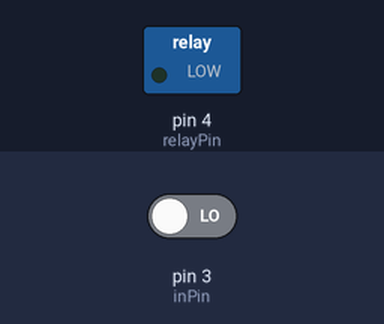
The sketch below on a simulated Arduino Uno, built with avr-gcc and run on an emulated ATmega328P. On the bench: switched loads named in the sketch (green lamp = pin HIGH). The inputs (shaded band) are chosen by the test bench; at power-on: pin 3 (inPin) LOW.

Above: at 2.8 s.
2.9 s: pin 3 (inPin) driven HIGH
At 4.0 s:
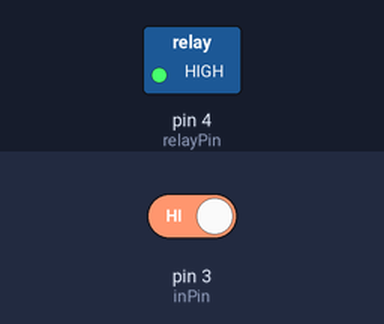
4.5 s: pin 3 (inPin) driven LOW
At 5.5 s:
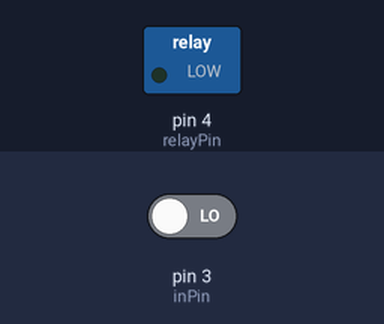
Timing chart, 0 to 7.5 s (numbered marks = the images above; inputs shaded):
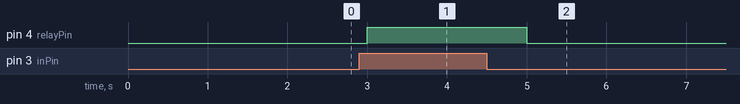

Measured:
- after the input at 2.9 s, pin 4 (relayPin): LOW → HIGH after 0.10 s
- after the input at 4.5 s, pin 4 (relayPin): HIGH → LOW after 0.50 s

The sketch:

sketch_oct14a.ino
```cpp
#define relayPin 4
#define inPin 3

int sw = 0;
void setup() {
  // put your setup code here, to run once:
  pinMode(relayPin, OUTPUT);
  pinMode(inPin, INPUT);
}

void loop() {
  // put your main code here, to run repeatedly:
  sw = digitalRead(inPin);

  if(sw == HIGH)
    digitalWrite(relayPin, HIGH);
  else
    digitalWrite(relayPin, LOW);
  delay(1000);
}
```
